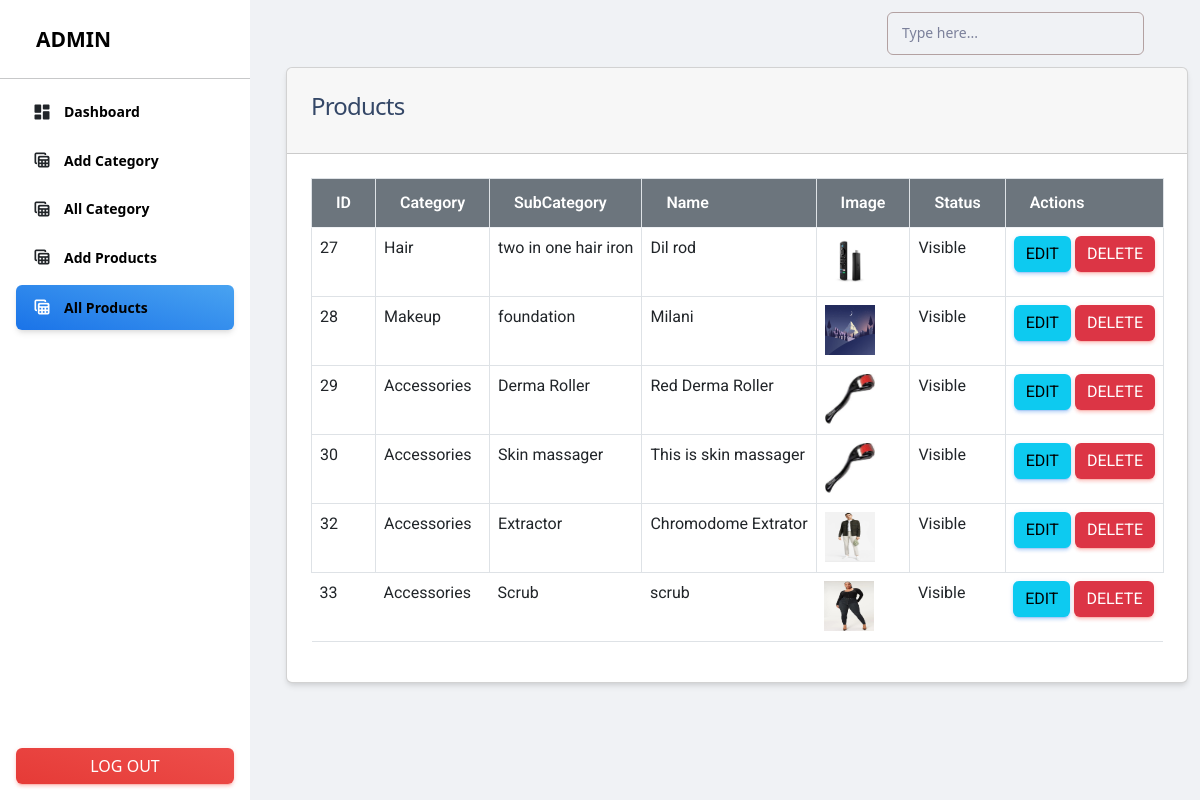
/admin/products.php (signed in), run on the app's committed database.
### tables this page shows
CREATE TABLE `products` (
  `id` int(11) NOT NULL,
  `category_id` int(11) NOT NULL,
  `category_name` varchar(255) NOT NULL,
  `name` varchar(255) NOT NULL,
  `small_description` mediumtext NOT NULL,
  `description` mediumtext NOT NULL,
  `original_price` int(11) NOT NULL,
  `image` varchar(255) NOT NULL,
  `qty` int(11) NOT NULL,
  `status` tinyint(4) NOT NULL,
  `trending` tinyint(4) NOT NULL,
  `created_at` timestamp NOT NULL DEFAULT current_timestamp()
);

CREATE TABLE `categories` (
  `id` int(11) NOT NULL,
  `category_name` varchar(255) NOT NULL,
  `name` varchar(255) NOT NULL,
  `description` mediumtext DEFAULT NULL,
  `status` tinyint(4) NOT NULL DEFAULT 0,
  `popular` tinyint(4) NOT NULL DEFAULT 0,
  `image` varchar(255) NOT NULL,
  `created_at` timestamp NOT NULL DEFAULT current_timestamp()
);

### functions/myFunction.php (called while the page is built, shortened)
<?php
include('../config/dbcon.php');
function getAll($table){
    global $con;
    $query = "SELECT * FROM $table";
  return  $query_run = mysqli_query($con, $query);
}
function getById($table , $id){
    global $con;
    $query = "SELECT * FROM $table WHERE id = '$id' ";
  return  $query_run = mysqli_query($con, $query);
}
?>

### admin/products.php (the view, shortened to what this page needs)
<?php
include('includes/header.php');
?>
    <div class="container">
        <div class="row">
            <div class="col-md-12">
                <div class="card">
                    <div class="card-header">
                        <h4>Products</h4>
                    </div>
                    <div class="card-body" id="products_table">
                        <table class="table table-bordered ">
                            <thead class="bg-secondary">
                                <tr class="text-white">
                                    <th>ID</th>
                                    <th>Category</th>
                                    <th>SubCategory</th>
                                    <th> Name</th>
                                    <th>Image</th>
                                    <th>Status</th>
                                    <th>Actions</th>
                                </tr>
                            </thead>
                            <tbody>
                                <?php
                                   $products = getAll("products");
                                   if(mysqli_num_rows($products) > 0) {
                                    foreach($products as $item) { ?>
                                        <tr>
                                            <td><?= $item['id']; ?></td>
                                            <?php
                                            $category_id = $item['category_id'];
                                            $category_name = getById("categories", $category_id);
                                            $category_data = mysqli_fetch_array($category_name);
                                            ?>
                                            <td><?= $category_data['category_name']; ?></td>
                                            <td><?= $category_data['name']; ?></td>
                                            <td><?= $item['name']; ?></td>
                                            <td>
                                                <img src="../uploads/<?= $item['image'] ?>" alt="<?= $item['name']; ?>" srcset="" width="50px" height="50px">
                                            </td>
                                            <td><?= $item['status'] == '0'? "Visible":"Hidden"; ?></td>
                                            <td>
                                                <a href="edit-product.php?id=<?= $item['id']; ?>" class="btn btn-info ">Edit</a>
                                           <form action="code.php" class="d-inline" method="POST">
                                            <button class="btn btn-danger" type="submit" name="delete_product_btn">Delete</button>
                                           </form>
                                            </td>
                                        </tr>
                                <?php  } }
                                   else
                                   {
                                    echo "No record found";
                                   }
                                ?>
                            </tbody>
                        </table>
                    </div>
                </div>
            </div>
        </div>
    </div>
<?php include('includes/footer.php');?>

### data on the page
products: id "27", category.category_name "Hair", category.name "two in one hair iron", name "Dil rod", image (picture), status "Visible"
products: id "28", category.category_name "Makeup", category.name "foundation", name "Milani", image (picture), status "Visible"
products: id "29", category.category_name "Accessories", category.name "Derma Roller", name "Red Derma Roller", image (picture), status "Visible"
products: id "30", category.category_name "Accessories", category.name "Skin massager", name "This is skin massager", image (picture), status "Visible"
products: id "32", category.category_name "Accessories", category.name "Extractor", name "Chromodome Extrator", image (picture), status "Visible"
products: id "33", category.category_name "Accessories", category.name "Scrub", name "scrub", image (picture), status "Visible"
